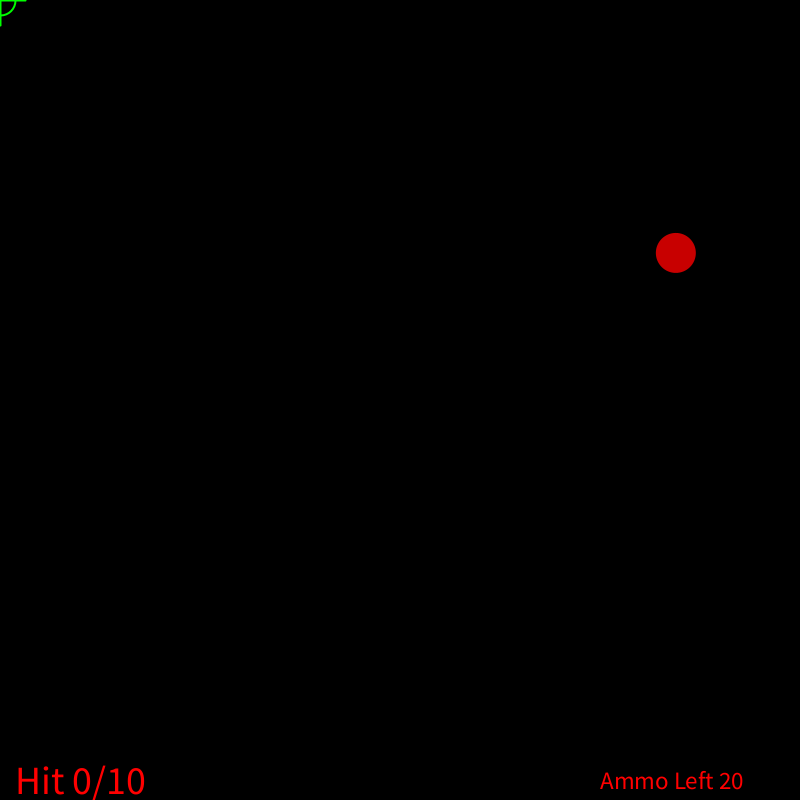
Frame 1 (no input)
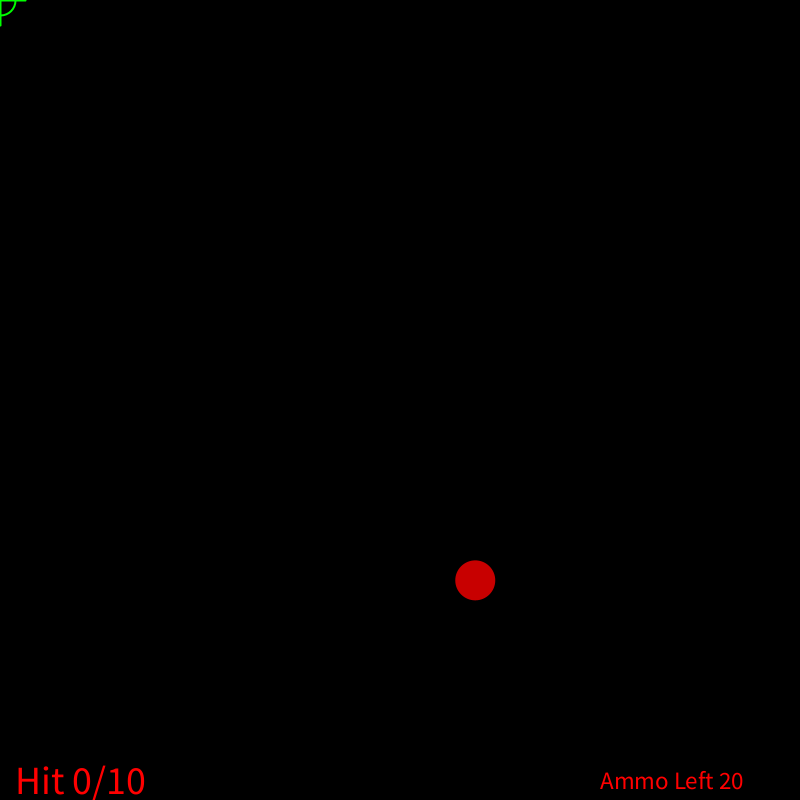
Frame 60 (the mouse pressed at the canvas centre just before this capture)
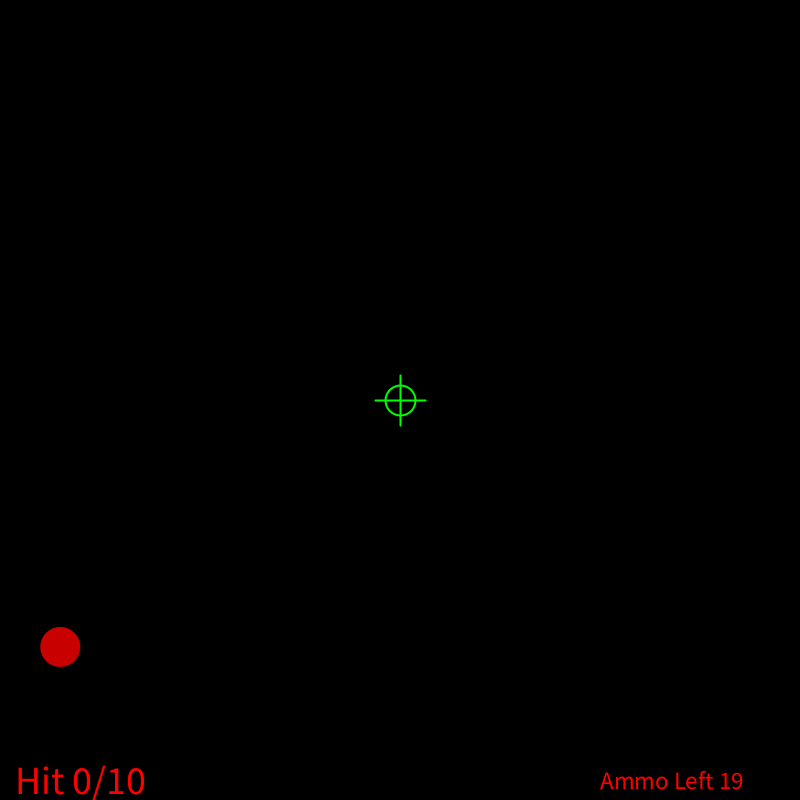
Frame 120 (the mouse held since frame 60 and released just before this capture)

The Processing sketch that drew these frames (run headless with seeded random() and noise(); from frame 60 on, the mouse is pressed at the canvas centre):

// Processing sketch: Level3_MarcoEdit
// ── Level3_MarcoEdit.pde
Level3Class Level3;

void setup () {
  size (800, 800);
   Level3 = new Level3Class ();
}

void draw () {
   Level3.update();
}

void mousePressed() {
  if (ammo > 0) {
    background (255);
    if (dist(mouseX, mouseY, target.pos.x, target.pos.y)<30) {
      println ("hit");
      background (255, 0, 0);

      textAlign(CENTER, CENTER);
      textSize(100);
      fill(0, 0, 0);
      text("Hit!!!! ", 400, 400);
      score +=1;
    }
    ammo -=1;
  } else
    ammo =0;
}

// ── Game.pde
  
int ammo = 20;
int score = 0;

Ball target = new Ball ();

class Level3Class { 
  
  Level3Class () { 

  target = new Ball();
}

void update () {

  background(0);
  crossHair();
  target.movement();
  target.collision();
  target.render();

  playerScore ();
  playerAmmo ();
  
  win();
  lose();
} 


void crossHair() {
  noCursor();
  noFill();
  strokeWeight(2);
  stroke(0, 255, 0);
  ellipse(mouseX, mouseY, 30, 30);
  line(mouseX-25, mouseY, mouseX+25, mouseY);
  line(mouseX, mouseY-25, mouseX, mouseY+25);
}

void playerScore () {

  textAlign(LEFT, CENTER);
  textSize(40);
  fill(255, 0, 0);
  text("Hit " +score +"/10", 15, 780);
}

void playerAmmo () {

  textAlign(LEFT, CENTER);
  textSize(25);
  fill(255, 0, 0);
  text( "Ammo Left " +ammo, 600, 780);
}

void win () {
  
  if (score >= 10) {
   println ("YOU WIN!");
       textAlign(CENTER, CENTER);
      textSize(100);
      fill(0, 255, 0);
      text("YOU WIN!!!! ", 400, 400);
  }
}

void lose () {
    if (ammo <= 0 && score <10) {
    println ("YOU LOSE!");
    textAlign(CENTER, CENTER);
    textSize(100);
    fill(255, 0, 0);
    text("YOU LOSE!!!! ", 400, 400);
  }
  
}
}

class Ball {
  PVector pos = new PVector (0, 0);//position
  PVector vel = new PVector (0, 0);//velocity
  float rad; // radius

  Ball () { //classes need to always have a constructor

    pos.x = random (width-20);
    pos.y = random (height-20);
    vel.x = random (6, 8);
    vel.y = random (5, 6);
    rad = 40;
  }

  void movement() { //movement
    pos.add(vel);
    /*same as 
     pos.x += vel.x
     pos.y += vel.y
     */
  }

  void collision () { //collision bonderies for the moving target
    if (pos.x+4 > width - rad *0.5) {
      vel.x *= -1;
    }
    if (pos.x < 1 + rad*0.5) {
      vel.x *= -1;
    }
    if (pos.y > height - rad*0.5) {
      vel.y *= -1;
    }
    if (pos.y < 1 + rad*0.5) {
      vel.y *= -1;
    }
  }

  void render() { //draw the target
    noStroke();
    fill (255, 0, 0, 200);
    ellipse (pos.x, pos.y, rad, rad);
  }
}
